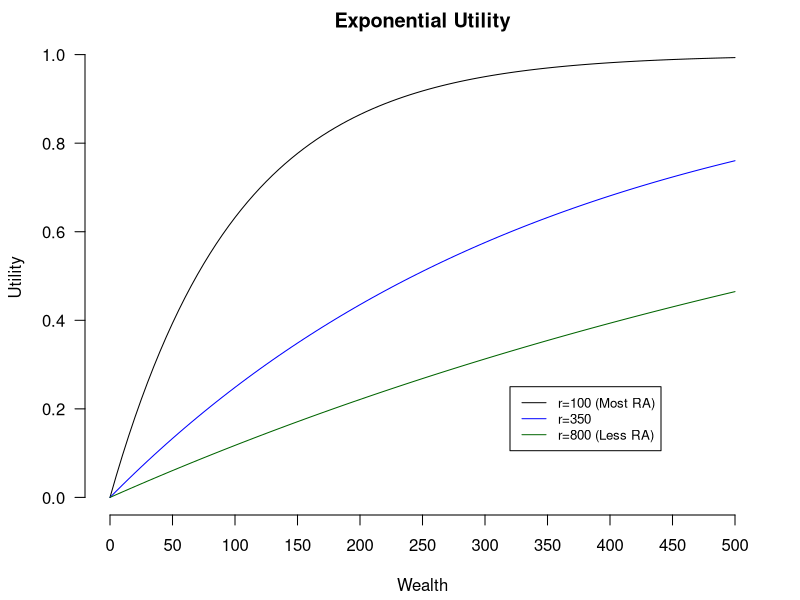

Recreate this plot in R.
W<-seq(0,500,5)
U<- function(W,r) {
  1-exp(-W/r)
}
r<-c(100,350,800)  #The risk tolerance. The higher the less risk averse.
par(mai=c(0.85,0.85,0.4,0.4))  #Set Margins
plot(W,U(W,r[1]),type='l',lwd=1, main="Exponential Utility",xlab="Wealth",
     ylab="Utility", axes=FALSE)
axis(side=1, labels=TRUE, at=seq(0,500,by=50),font=1)
axis(side=2, labels=TRUE, at=seq(0,1,by=0.2),font=1,las=1)
lines(W,U(W,r[2]),type='l',col="blue")
lines(W,U(W,r[3]),type='l',col="darkgreen")
legend(320,0.25,legend=c("r=100 (Most RA)", "r=350","r=800 (Less RA)"),
       col=c("black","blue", "darkgreen"), lty=1, cex=0.8)

